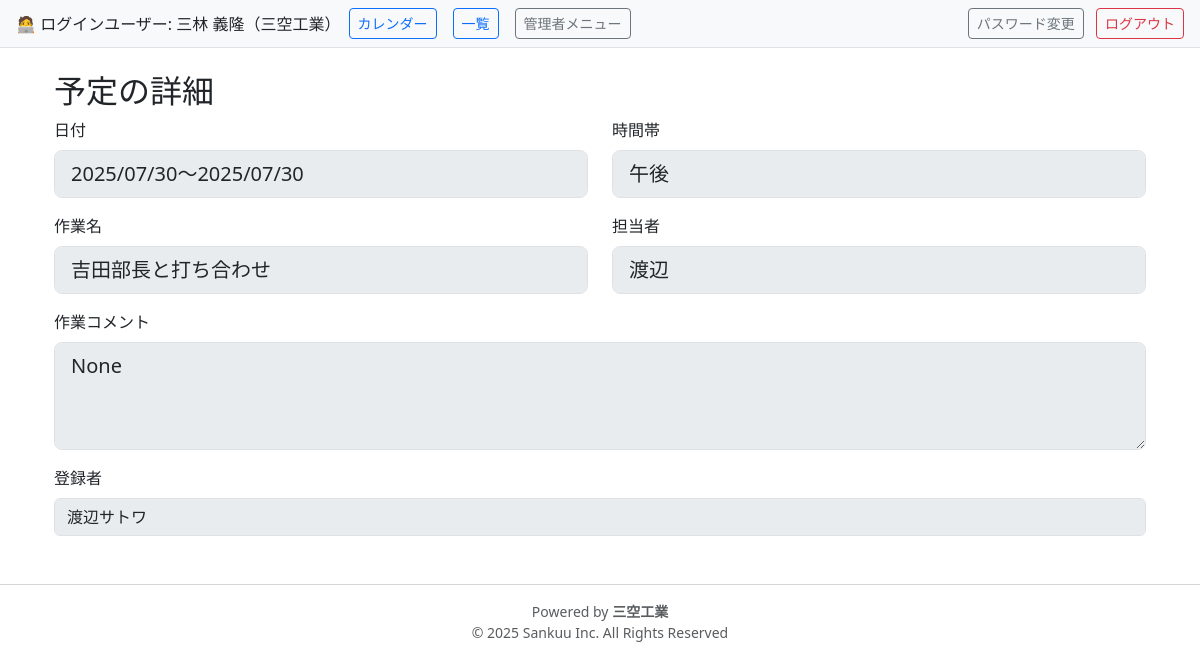
The page /schedules/1 (signed in) on the database its author committed.
### kouteihyo_app/models.py (models this page shows)
class User(db.Model, UserMixin):
    __tablename__ = 'users'
    id            = db.Column(db.Integer, primary_key=True)
    company_id    = db.Column(db.Integer, db.ForeignKey('companies.id'), nullable=False)
    display_name  = db.Column(db.String(100), nullable=False)
    email         = db.Column(db.String(120), unique=True, nullable=False)
    username      = db.Column(db.String(64), unique=True, nullable=False)   # ←追加済み！
    password_hash = db.Column(db.String(128), nullable=False)
    role          = db.Column(db.String(20), nullable=False)  # 'admin' or 'company'
    must_change_password = db.Column(db.Boolean, nullable=False, default=True)  # ←これを追加！！
    created_schedules = db.relationship(
        'Schedule',
        foreign_keys='Schedule.created_by',
        backref='creator',
        lazy=True
    )
    site_notes = db.relationship('SiteNote', backref='creator', lazy=True)
    date_notes = db.relationship('DateNote', backref='creator', lazy=True)

class Company(db.Model):
    __tablename__ = 'companies'
    id   = db.Column(db.Integer, primary_key=True)
    name = db.Column(db.String(100), unique=True, nullable=False)
    users     = db.relationship('User',     backref='company',  lazy=True)
    schedules = db.relationship('Schedule', backref='company', lazy=True)

class Schedule(db.Model):
    __tablename__ = 'schedules'
    id               = db.Column(db.Integer, primary_key=True)
    site_name        = db.Column(db.String(255), nullable=False)
    date             = db.Column(db.Date, nullable=False)
    end_date         = db.Column(db.Date, nullable=True)
    time_slot        = db.Column(db.String(10), nullable=False)
    task_name        = db.Column(db.String(100), nullable=False)
    person_in_charge = db.Column(db.String(100))
    comment          = db.Column(db.Text)
    client_person    = db.Column(db.String(100))
    client_comment   = db.Column(db.String(255))
    company_id = db.Column(db.Integer, db.ForeignKey('companies.id'), nullable=False)
    created_by = db.Column(db.Integer, db.ForeignKey('users.id'), nullable=False)
    updated_by = db.Column(db.Integer, db.ForeignKey('users.id'), nullable=True)

### kouteihyo_app/routes.py (the view, shortened to what this page needs)
@bp.route('/schedules/<int:id>', methods=['GET','POST'])
@login_required
def schedule_detail(id):
    schedule = Schedule.query.get_or_404(id)
    return render_template('schedule/detail.html', schedule=schedule)

### templates/schedule/detail.html (shortened to what this page needs)
{% extends 'base.html' %}
{% block content %}
<div class="container-fluid mt-4">
  <h2>予定の詳細</h2>
  <form method="POST">
    <div class="row">
      <div class="col-12 col-md-6 mb-3">
        <label class="form-label">日付</label>
        <input type="text"
               class="form-control form-control-lg"
               disabled
               value="{% if schedule.end_date %}{{ schedule.date.strftime('%Y/%m/%d') }}～{{ schedule.end_date.strftime('%Y/%m/%d') }}{% else %}{{ schedule.date.strftime('%Y/%m/%d') }}{% endif %}">
      </div>
      <div class="col-12 col-md-6 mb-3">
        <label class="form-label">時間帯</label>
        <select name="time_slot"
                class="form-control form-control-lg"
                {% if current_user.id != schedule.company_id and current_user.company_name != '菱輝金型工業' %}disabled{% endif %}>
          {% for slot in ['午前','午後','終日','夜'] %}
            <option value="{{ slot }}" {% if schedule.time_slot == slot %}selected{% endif %}>
              {{ slot }}
            </option>
          {% endfor %}
        </select>
      </div>
    </div>
    <div class="row">
      <div class="col-12 col-md-6 mb-3">
        <label class="form-label">作業名</label>
        <input type="text"
               name="task_name"
               class="form-control form-control-lg"
               value="{{ schedule.task_name }}"
               {% if current_user.id != schedule.company_id and current_user.company_name != '菱輝金型工業' %}disabled{% endif %}>
      </div>
      <div class="col-12 col-md-6 mb-3">
        <label class="form-label">担当者</label>
        <input type="text"
               name="person_in_charge"
               class="form-control form-control-lg"
               value="{{ schedule.person_in_charge }}"
               {% if current_user.id != schedule.company_id and current_user.company_name != '菱輝金型工業' %}disabled{% endif %}>
      </div>
    </div>
    <div class="mb-3">
      <label class="form-label">作業コメント</label>
      <textarea name="comment"
                class="form-control form-control-lg"
                rows="3"
                {% if current_user.id != schedule.company_id and current_user.company_name != '菱輝金型工業' %}disabled{% endif %}>{{ schedule.comment }}</textarea>
    </div>
    <div class="mb-3">
      <label class="form-label">登録者</label>
      <input type="text"
             class="form-control"
             disabled
             value="{{ schedule.creator.display_name }}">
    </div>
  </form>
</div>
{% endblock %}

### templates/base.html (shortened to what this page needs)
<!DOCTYPE html>
<html lang="ja">
<head>
  <link
    href="https://cdn.jsdelivr.net/npm/bootstrap@5.3.1/dist/css/bootstrap.min.css"
    rel="stylesheet"
  />
  <link
    href="https://cdn.jsdelivr.net/npm/fullcalendar@6.1.8/main.min.css"
    rel="stylesheet"
  />
</head>
<body>
  {% if current_user.is_authenticated %}
      <div class="d-flex justify-content-between align-items-center px-3 py-2 bg-light border-bottom">
        <div class="d-flex align-items-center">
          🧑‍💻 ログインユーザー: {{ current_user.display_name }}（{{ current_user.company.name }}）
          <a href="{{ url_for('main.schedule_calendar') }}" class="btn btn-outline-primary btn-sm mx-2">カレンダー</a>
          <a href="{{ url_for('main.schedule_list') }}"     class="btn btn-outline-primary btn-sm mx-2">一覧</a>
          {% if current_user.role == 'admin' %}
          <a href="{{ url_for('main.admin_list_users') }}" class="btn btn-outline-secondary btn-sm mx-2">管理者メニュー</a>
          {% endif %}
        </div>
        <div>
          <a href="{{ url_for('main.password_change') }}" class="btn btn-outline-secondary btn-sm mx-2">パスワード変更</a>
          <a href="{{ url_for('main.logout') }}" class="btn btn-outline-danger btn-sm">ログアウト</a>
        </div>
      </div>
  {% endif %}
  <div class="container mt-3">
    {% block content %}{% endblock %}
  </div>
  <footer class="text-center mt-5 mb-3 text-muted small">
    <hr />
    <div>Powered by <strong>三空工業</strong></div>
    <div>© 2025 Sankuu Inc. All Rights Reserved</div>
  </footer>
</body>
</html>

### rows shown on the page
User: display_name "三林 義隆", comment "None"
Company: company.name "三空工業"
Schedule: end_date+date "2025/07/30～2025/07/30", time_slot "午後", task_name "吉田部長と打ち合わせ", person_in_charge "渡辺"
User: creator.display_name "渡辺サトワ"
